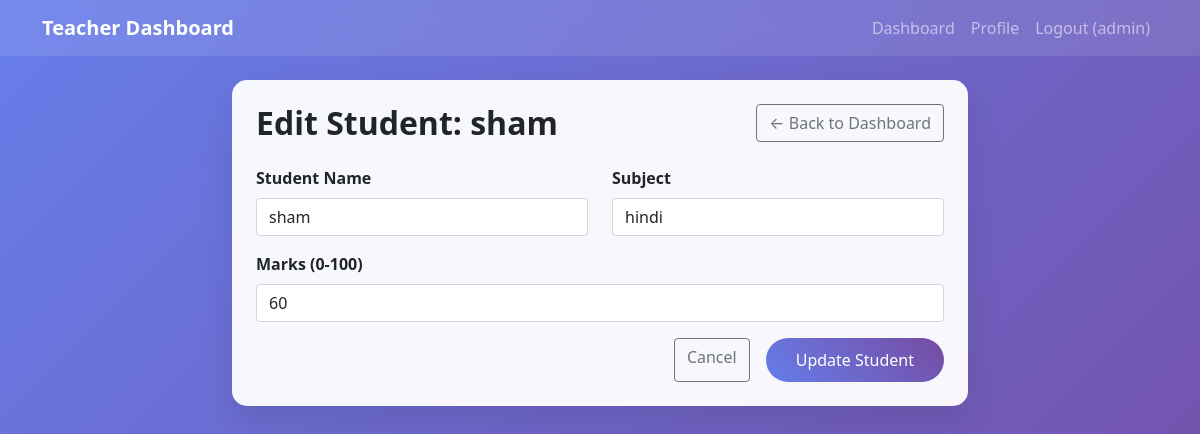
Screenshot of /edit-student/4/ (signed in) with the database file from the repository.
### WebApp/models.py (models this page shows, shortened)
class Student(models.Model):
    id = models.AutoField(primary_key=True)
    name = models.CharField(max_length=100)
    subject = models.CharField(max_length=100)
    marks = models.IntegerField()
    created_at = models.DateTimeField(auto_now_add=True)
    updated_at = models.DateTimeField(auto_now=True)
    class Meta:
        ordering = ['-created_at']

### WebApp/views.py (the view)
# urls.py: path('edit-student/<int:student_id>/', views.edit_student_view, name='edit_student'),
@login_required
def edit_student_view(request, student_id):
    student = get_object_or_404(Student, id=student_id)
    if request.method == 'POST':
        form = StudentForm(request.POST, instance=student)
        if form.is_valid():
            form.save()
            messages.success(request, 'Student updated successfully!')
            return redirect('dashboard')
        else:
            messages.error(request, 'Please correct the errors below.')
    else:
        form = StudentForm(instance=student)
    return render(request, 'auth/edit_student.html', {'form': form, 'student': student})

### WebApp/forms.py (shortened to what this page needs)
class StudentForm(forms.ModelForm):
    class Meta:
        model = Student
        fields = ['name', 'subject', 'marks']
        widgets = {
            'name': forms.TextInput(attrs={'class': 'form-control', 'placeholder': 'Enter student name'}),
            'subject': forms.TextInput(attrs={'class': 'form-control', 'placeholder': 'Enter subject'}),
            'marks': forms.NumberInput(attrs={
                'class': 'form-control',
                'min': 0,
                'max': 100
            }),
        }

### templates/auth/edit_student.html (shortened to what this page needs)
{% extends 'auth/base.html' %}
{% block content %}
<div class="container mt-4">
    <div class="row justify-content-center">
        <div class="col-md-8">
            <div class="auth-card p-4">
                <div class="d-flex justify-content-between align-items-center mb-4">
                    <h2 class="fw-bold text-dark mb-0">Edit Student: {{ student.name }}</h2>
                    <a href="{% url 'dashboard' %}" class="btn btn-outline-secondary">
                        ← Back to Dashboard
                    </a>
                </div>
                <form method="post">
                    <div class="row">
                        <div class="col-md-6 mb-3">
                            <label for="{{ form.name.id_for_label }}" class="form-label fw-bold">Student Name</label>
                            {{ form.name }}
                        </div>
                        <div class="col-md-6 mb-3">
                            <label for="{{ form.subject.id_for_label }}" class="form-label fw-bold">Subject</label>
                            {{ form.subject }}
                        </div>
                    </div>
                    <div class="mb-3">
                        <label for="{{ form.marks.id_for_label }}" class="form-label fw-bold">Marks (0-100)</label>
                        {{ form.marks }}
                    </div>
                    <div class="d-grid gap-2 d-md-flex justify-content-md-end">
                        <a href="{% url 'dashboard' %}" class="btn btn-outline-secondary me-md-2">Cancel</a>
                        <button type="submit" class="btn btn-custom">Update Student</button>
                    </div>
                </form>
            </div>
        </div>
    </div>
</div>
{% endblock %}

### templates/auth/base.html (shortened to what this page needs)
<!DOCTYPE html>
<html lang="en">
<head>
    <link href="https://cdnjs.cloudflare.com/ajax/libs/bootstrap/5.1.3/css/bootstrap.min.css" rel="stylesheet">
</head>
<body>
    {% if user.is_authenticated %}
    <nav class="navbar navbar-expand-lg navbar-dark navbar-custom">
        <div class="container">
            <a class="navbar-brand" href="{% url 'dashboard' %}">
                <strong>Teacher Dashboard</strong>
            </a>
            <div class="navbar-nav ms-auto">
                <a class="nav-link" href="{% url 'dashboard' %}">Dashboard</a>
                <a class="nav-link" href="{% url 'profile' %}">Profile</a>
                <a class="nav-link" href="{% url 'logout' %}">Logout ({{ user.username }})</a>
            </div>
        </div>
    </nav>
    {% endif %}
    {% block content %}
    {% endblock %}
</body>
</html>

### templates/auth/base.html (style rules this page uses)
body { background: linear-gradient(135deg, #667eea 0%, #764ba2 100%); min-height: 100vh; }
.auth-card { background: rgba(255, 255, 255, 0.95); border-radius: 15px; box-shadow: 0 15px 35px rgba(0, 0, 0, 0.1); backdrop-filter: blur(10px); }
.navbar-custom { background: rgba(255, 255, 255, 0.1); backdrop-filter: blur(10px); }
.btn-custom { background: linear-gradient(45deg, #667eea, #764ba2); border: none; border-radius: 25px; padding: 10px 30px; color: white; font-weight: 500; transition: all 0.3s ease; }

### rows the page displays
Student: name "sham", subject "hindi", marks "60"

### other values shown
{{ user.username }} "admin"
